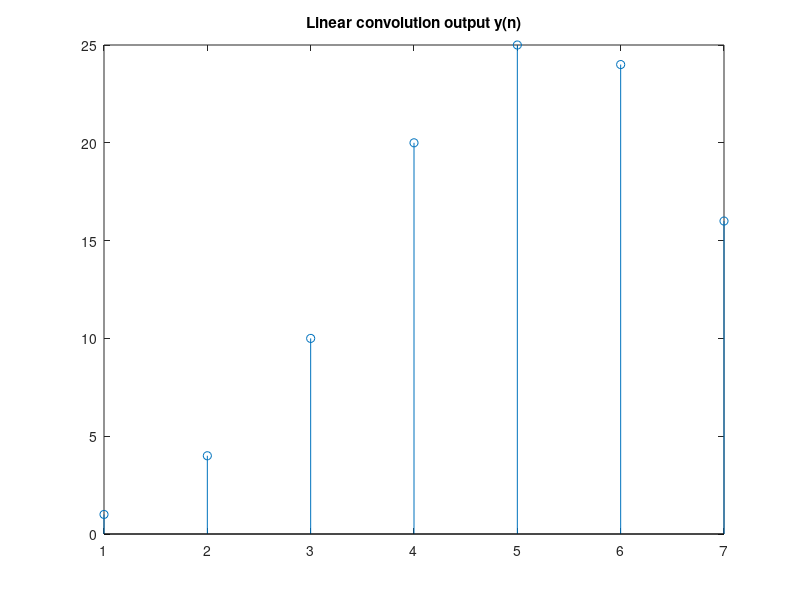

Write the MATLAB code that produced this figure.
% Clear all previous work
clc;
clear all;

% Add the respective sequences
x1 = [1 2 3 4];
x2 = [1 2 3 4];

% Find the value of N
N = max(length(x1) + length(x2) - 1);

% Obtain DFT's using fast fourier transform
x1 = fft(x1, N);
x2 = fft(x2, N);

% Perform Vector Multiplication
y = x1 .* x2;
yn = ifft(y, N);
disp('Linear convolution of x1 and x2 is yn= ');
disp(yn);

% Verify the output
disp('Output using convolution');
yv = conv(x1, x2);
disp(yv);

% Plot the graph
stem(yn);
title('Linear convolution output y(n)');
